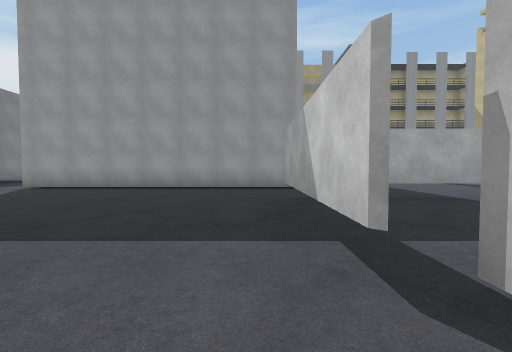
[1] (above)

24 first-person views from a walk through a 3-D level made in the Unity game engine. The camera is 1.2 m above the floor, tilts 2° down and sees 90° across. The floor is counted in squares, 2 m on a side. Each view is taken from the middle of a square. On the plan, view 1 faces up. The plan holds only what a view shows up to about 9 squares ahead; the rest is blank. The place goes on beyond the plan. The player character is not drawn. Some surface patterns are stand-ins.

[2]
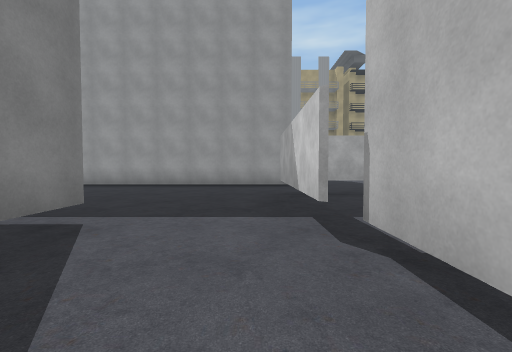

[3]
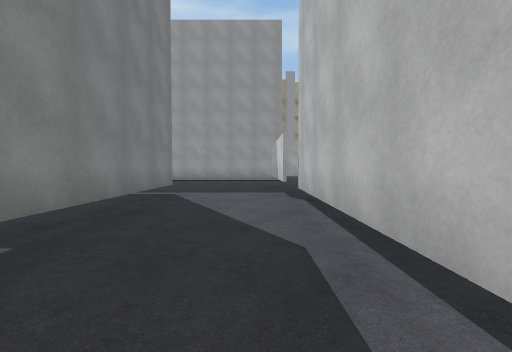

[4]
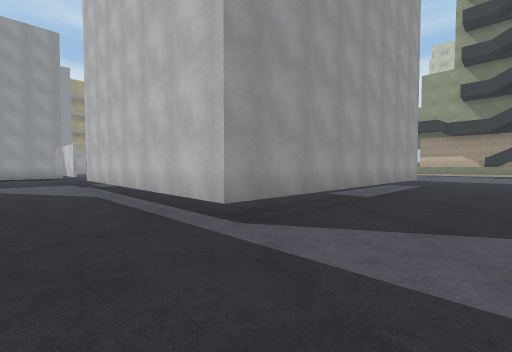

[5]
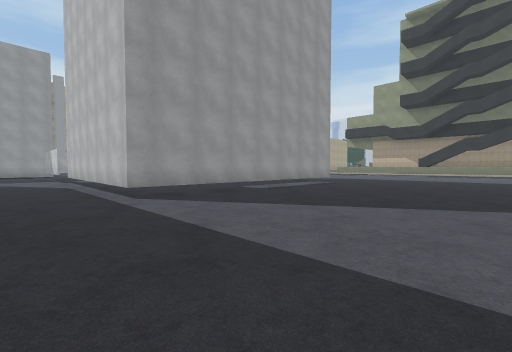

[6]
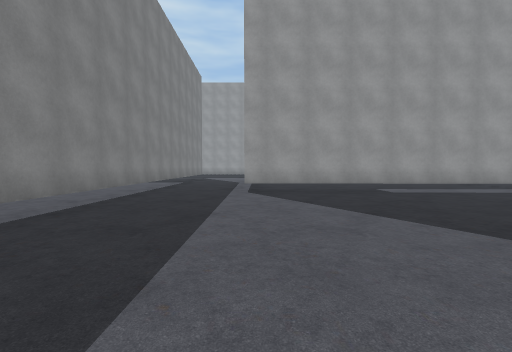

[7]
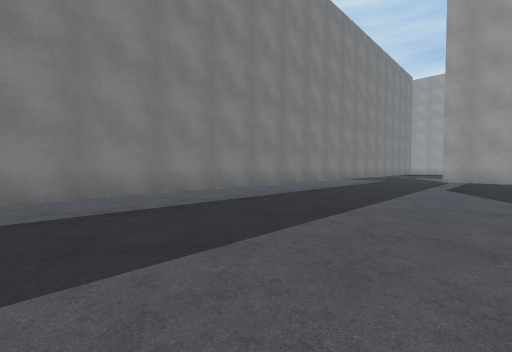

[8]
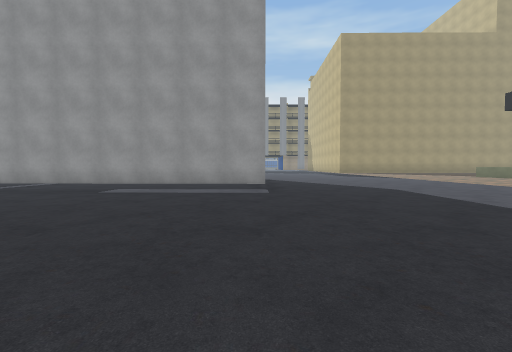

[9]
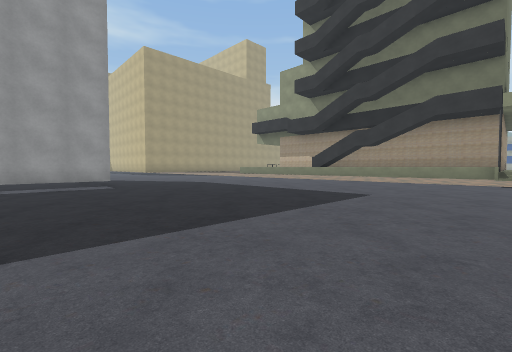

[10]
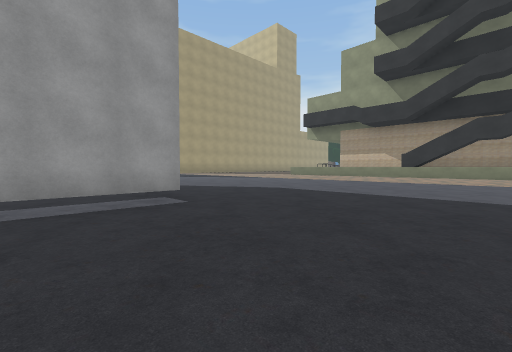

[11]
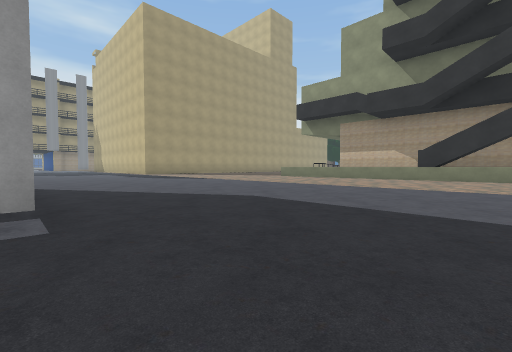

[12]
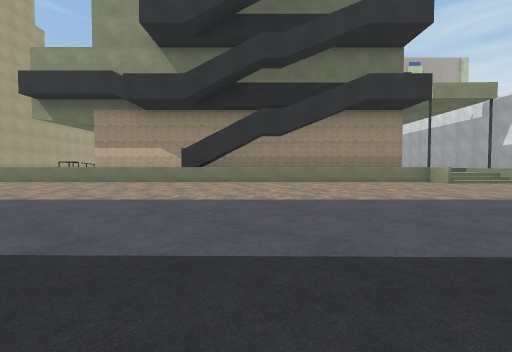

[13]
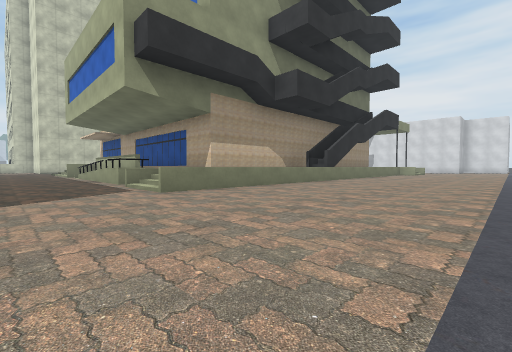

[14]
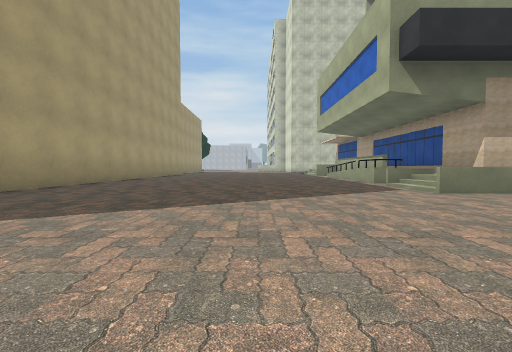

[15]
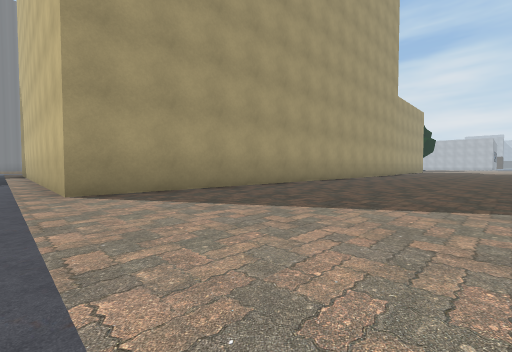

[16]
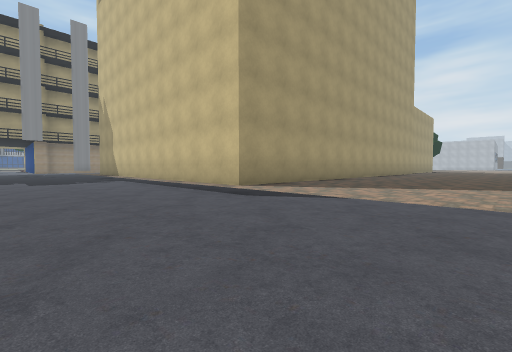

[17]
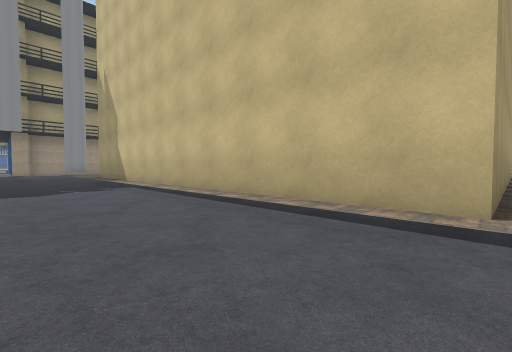

[18]
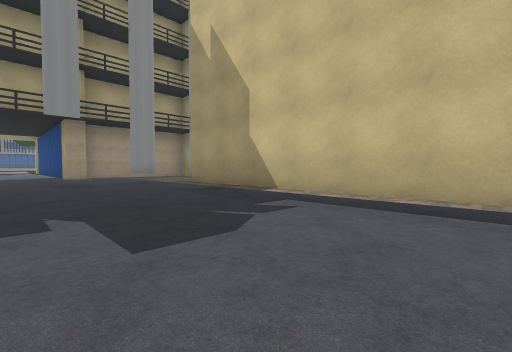

[19]
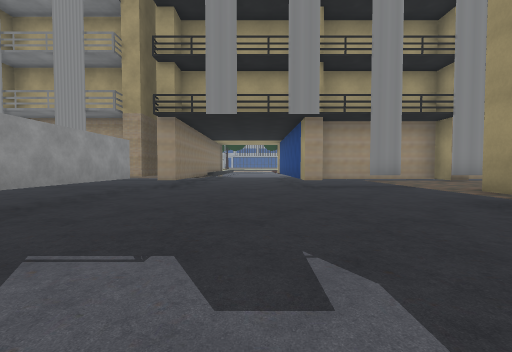

[20]
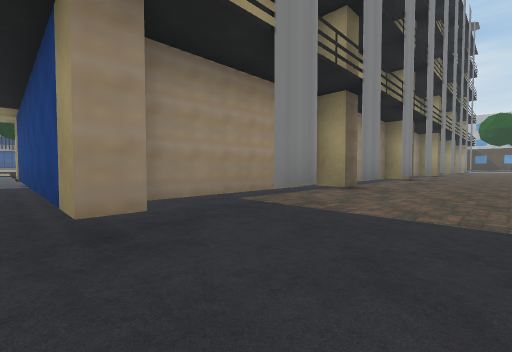

[21]
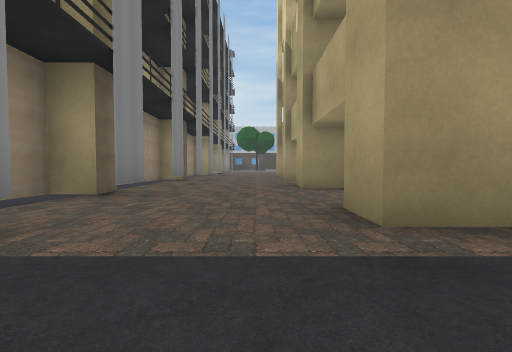

[22]
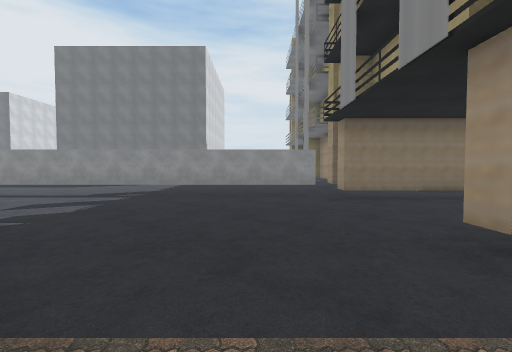

[23]
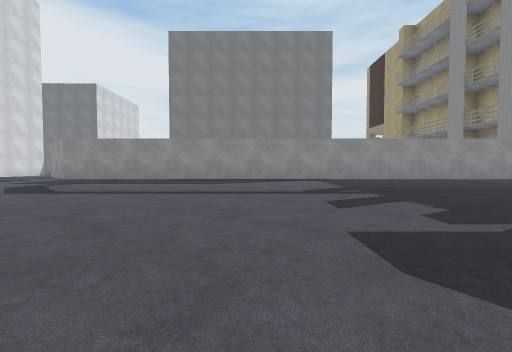

[24]
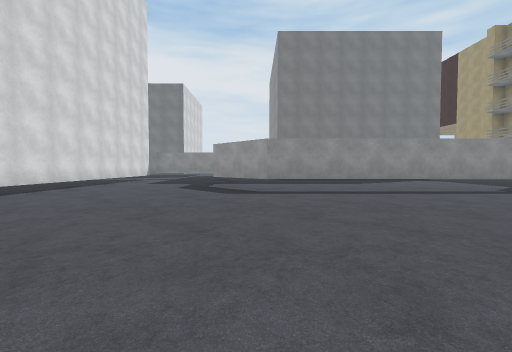

### Floor plan
Key: @ floor where view 1 was taken; # wall or solid block; . main floor; : floor 0.5 m higher than the main floor; / step, stairs or slope; T thing the floor can be seen under or through; B building.
Columns run from 6 left of view 1 to 22 right of it. Each row starts with its distance up from view 1.
 22               # ..#
 21               #...#
 20              ##...## ######
 19           ...T#...#####:::#:#
 18           ...T...../:::::::::
 17           ...T...../:::::::::
 16           ...T...../#::#::#:
 15           ...T...../#  #
 14           ...T...../#
 13           ...T...../#
 12           ...T...../#
 11           ...T...../#
 10           ...T...../#
  9           ...T...../#
  8          ....T...../#
  7 ########.....T...../#
  6 ............TT...../#
  5  ......TTTTTT....../#########
  4   .....T.........../:::::::::
  3    ....#.........../:::::::::
  2     #..#. ........./:::::::::
  1     #..#  #####..../:::::::::
  0     #.@#       ..../:::::::::
 -1     #..#       ..../:::::::::
 -2     #..#       ..../::://BBBB
 -3     #..#       ..../:::/   BB
 -4     #..#       ..../:::/ ####
 -5     #..#       ..../:::/
 -6     #..########..../:::/
 -7     #............../:::B
 -8     #............../:::B
 -9     #............../:::B
-10     #............../:::/
-11     #............../:::/
-12     #....   ......./:::/
-13     #....   ......./:::/
-14     #....   ......./:::

Positions as (right, up) in squares from view 1, and headings:
1: (0, 0), facing up
2: (0, -1), facing up
3: (0, -4), facing up
4: (-1, -8), facing up-right
5: (-1, -11), facing up-right
6: (1, -12), facing up
7: (2, -14), facing up-left
8: (8, -12), facing up
9: (6, -14), facing up-right
10: (6, -10), facing up-right
11: (8, -9), facing up-right
12: (10, -9), facing right
13: (13, 0), facing down-right
14: (13, 1), facing right
15: (13, 1), facing up-right
16: (10, 1), facing up-right
17: (11, 5), facing up-right
18: (10, 10), facing up-right
19: (10, 12), facing up
20: (11, 17), facing up-right
21: (12, 17), facing right
22: (14, 17), facing left
23: (13, 11), facing left
24: (13, 6), facing left
